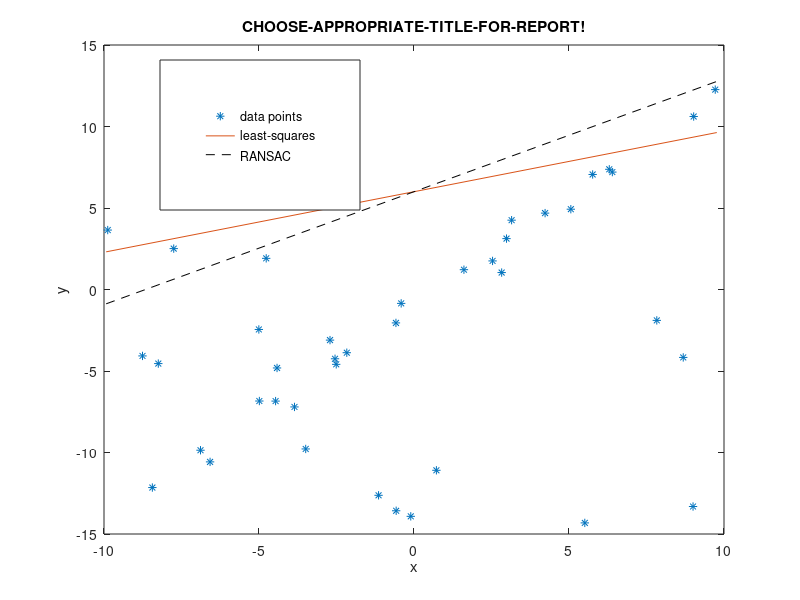

Write the MATLAB code that produced this figure.
% Task 4: Fit lines to data points, using total least squares and 
% RANSAC + total least squares

% Clear up
clc;
close all;
clearvars;

% Begin by loading data points from linedata.mat
load linedata

N = length(xm); % number of data points

% Plot data
plot(xm, ym, '*'); hold on;
xlabel('x') 
ylabel('y')
title('CHOOSE-APPROPRIATE-TITLE-FOR-REPORT!') % OBS - CHANGE TITLE!
x_fine = [min(xm)-0.05,max(xm)+0.05]; % used when plotting the fitted lines

% Fit a line to these data points with total least squares
% Here you should write code to obtain the p_ls coefficients (assuming the
% line has the form y = p_ls(1) * x + p_ls(2)).
p_ls = [rand(), 6]; % REMOVE AND REPLACE WITH TOTAL LEAST SQUARES SOLUTION
plot(x_fine, p_ls(1) * x_fine + p_ls(2))

% Fit a line to these data points using RANSAC and total least squares on the inlier set.



p_ransac = [rand(), 6]; % REMOVE AND REPLACE WITH RANSAC SOLUTION
plot(x_fine, p_ransac(1) * x_fine + p_ransac(2), 'k--')

% Legend --> show which line corresponds to what (if you need to
% re-position the legend, you can modify rect below)
h=legend('data points', 'least-squares','RANSAC');
rect = [0.20, 0.65, 0.25, 0.25];
set(h, 'Position', rect)

% After having plotted both lines, it's time to compute errors for the
% respective lines. Specifically, for each line (the total least squares and the
% RANSAC line), compute the least square error and the total
% least square error. For the RANSAC solution compute errors on inlier set. 
% Note that the error is the sum of the individual
% squared errors for each data point! In total you should get 4 errors. Report these
% in your report, and comment on the results. OBS: Recall the distance formula
% between a point and a line from linear algebra, useful when computing orthogonal
% errors!

% WRITE CODE BELOW TO COMPUTE THE 4 ERRORS